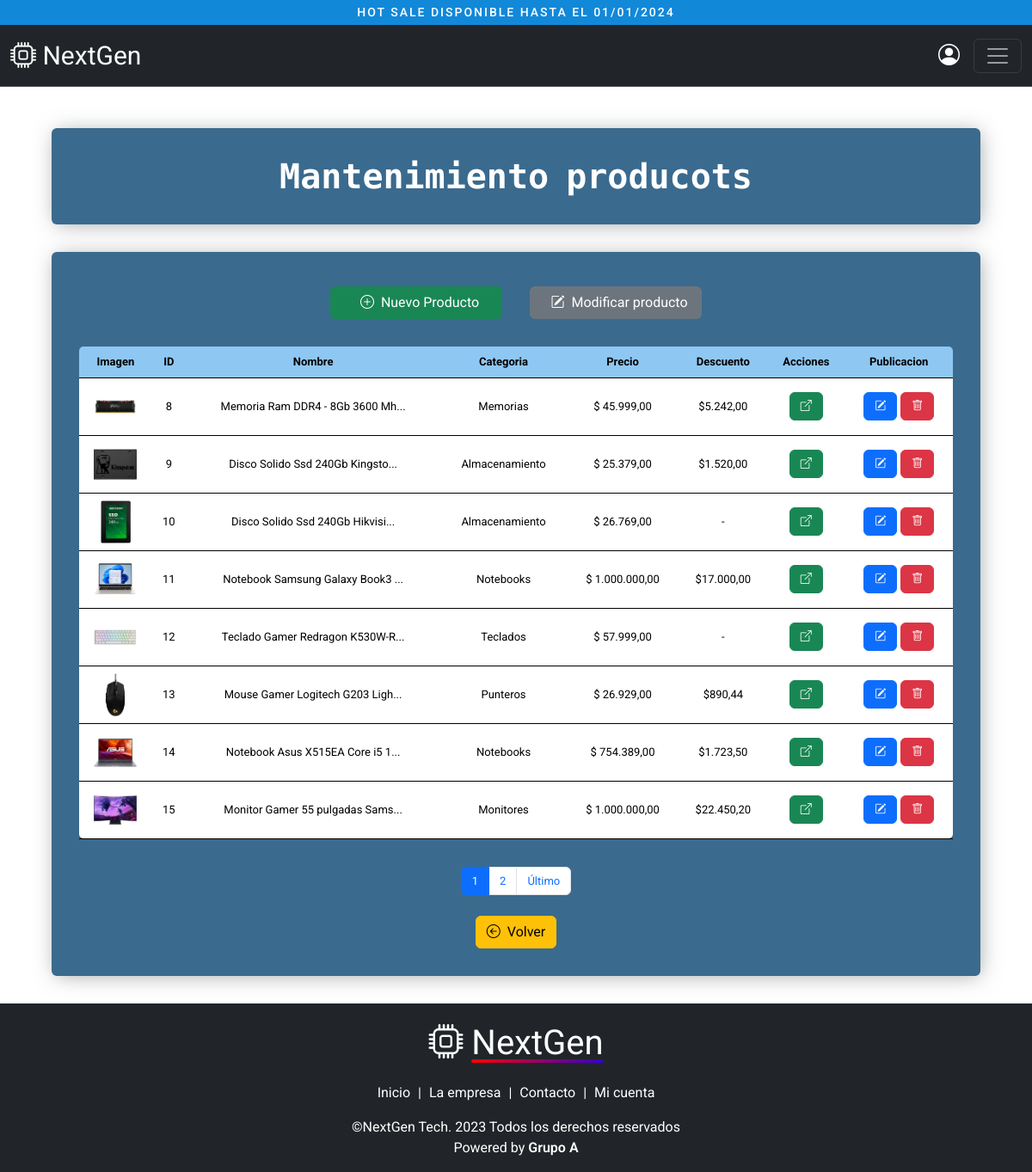
Screenshot of /proyecto/admin_ver_productos.php (signed in) with the database file from the repository.
### tables this page shows
CREATE TABLE `bannermensaje` (
  `id` int(11) NOT NULL,
  `mensajeMostrar` text NOT NULL,
  `indicador` tinyint(1) NOT NULL,
  `finalizacionMensaje` date DEFAULT NULL
);

CREATE TABLE `productos` (
  `id_producto` int(11) NOT NULL,
  `nombre_producto` text NOT NULL,
  `descripcion_producto` text NOT NULL,
  `categoria_producto` varchar(45) NOT NULL,
  `precio_producto` float(8,2) NOT NULL,
  `descuento_producto` float(8,2) NOT NULL,
  `nombre_archivo_producto` varchar(45) DEFAULT NULL,
  `producto_promo` tinyint(1) DEFAULT NULL,
  `formato_imagen` varchar(5) DEFAULT NULL
);

### proyecto/consultas/consultas_misc.php (called while the page is built, shortened)
<?php
function getMensajeBanner(PDO $conexion, $id)
{
    $consulta = $conexion->prepare('
    SELECT id, mensajeMostrar, indicador, finalizacionMensaje
    FROM bannermensaje
    WHERE id = :id
');
    $consulta->bindValue(':id', $id);
    $consulta->execute();
    $bannerMensaje = $consulta->fetch(PDO::FETCH_ASSOC);
    return $bannerMensaje;
}
?>

### proyecto/consultas/consultas_productos.php (called while the page is built, shortened)
<?php
function getProductos(PDO $conexion)
{
    $consulta = $conexion->prepare('
        SELECT id_producto, nombre_producto, descripcion_producto, categoria_producto, precio_producto, descuento_producto, nombre_archivo_producto,formato_imagen, producto_promo FROM productos
    ');
    $consulta->execute();
    $productos = $consulta->fetchAll(PDO::FETCH_ASSOC);
    return $productos;
}
?>

### proyecto/funciones/paginacion.php (called while the page is built)
<?php
function paginacion($lista, $pagina_actual, $cantidad_por_pagina)
{
    $desde = ($pagina_actual - 1) * $cantidad_por_pagina;
    return array_splice($lista, $desde, $cantidad_por_pagina);
}
function paginador_enlaces($cantidad, $pagina_actual, $cantidad_por_pagina)
{
    $cantidad_paginas = ceil($cantidad / $cantidad_por_pagina);
    $resultado = array(
        'cantidad' => $cantidad_paginas,
        'actual' => $pagina_actual,
        'anterior' => ($pagina_actual > 1) ? ($pagina_actual - 1) : null,
        'siguiente' => ($pagina_actual < $cantidad_paginas) ? ($pagina_actual + 1) : null,
        'primero' => ($pagina_actual > 1) ? 1 : null,
        'ultimo' => ($pagina_actual < $cantidad_paginas) ? $cantidad_paginas : null
    );
    return $resultado;
}
?>

### proyecto/admin_ver_productos.php (the view, shortened to what this page needs)
<?php
require_once('_conexion.php');
require_once('consultas/consultas_productos.php');
require_once('funciones/paginacion.php');
$productos = getProductos($conexion);
$substrNombreProducto = 30;
$cantidad = count($productos);
$pagina_actual = $_GET['pag'] ?? 1;
$cantidad_por_pagina = 8;
$paginado_enlaces = paginador_enlaces($cantidad, $pagina_actual, $cantidad_por_pagina);
$productos = paginacion($productos, $pagina_actual, $cantidad_por_pagina);
?>
<!DOCTYPE html>
<html lang="en">
<head>
    <?php require('layout/_headers.php') ?>
</head>
<body>
    <?php require('layout/_navbar.php') ?>
    <div class="contentCustomized animate__animated animate__backInRight">
        <div class="container containerCustomized mt-5">
            <h1>Mantenimiento producots</h1>
        </div>
        <div class="container containerCustomized mt-3">
            <div class="menu-producto-admin" id="listado-productos">
                <a href="<?php echo BASE_URL ?>admin_guardar_producto.php" class="btn btn-success mt-2"><i
                        class="bi bi-plus-circle mx-2"></i>Nuevo Producto</a>
                <a href="#listado-productos" class="btn btn-secondary mt-2"><i
                        class="bi bi-pencil-square mx-2"></i>Modificar producto</a>
            </div>
            <div class="admin-container-table mb-3">
                <table class="table table-ver-productos">
                    <thead>
                        <tr>
                            <th class="text-center first" scope="col">Imagen</th>
                            <th class="text-center" scope="col">ID</th>
                            <th class="text-center" scope="col">Nombre</th>
                            <th class="text-center" scope="col">Categoria</th>
                            <th class="text-center" scope="col">Precio</th>
                            <th class="text-center" scope="col">Descuento</th>
                            <th class="text-center" scope="col">Acciones</th>
                            <th class="text-center last" scope="col">Publicacion</th>
                        </tr>
                    </thead>
                    <tbody>
                        <?php foreach ($productos as $prod): ?>
                            <tr>
                                <td class="text-center">
                                    <img class="img-view"
                                        src="img/<?php echo ($prod['nombre_archivo_producto'] == NULL) ? "error-image.jpg" : $prod['nombre_archivo_producto'] . '.' . $prod['formato_imagen']; ?>"
                                        alt="<?php echo ($prod['nombre_archivo_producto'] == NULL) ? "Producto sin imagen para " . $prod['nombre_producto'] : $prod['nombre_producto'] ?>">
                                </td>
                                <td class="text-center">
                                    <?php echo $prod['id_producto'] ?>
                                </td>
                                <td class="text-center producto-nombre">
                                    <?php echo substr($prod['nombre_producto'], 0, $substrNombreProducto) . "..." ?>
                                </td>
                                <td class="text-center">
                                    <?php echo $prod['categoria_producto'] ?>
                                </td>
                                <td class="text-center">
                                    $
                                    <?php echo number_format($prod['precio_producto'], 2, ',', '.') ?>
                                </td>
                                <td class="text-center">
                                    <?php echo ($prod['descuento_producto'] != 0 ? "$" . number_format($prod['descuento_producto'], 2, ',', '.') : '-'); ?>
                                </td>
                                <td class="text-center">
                                    <a target="_blank"
                                        href="<?php echo BASE_URL ?>productoDetalle.php?id=<?php echo $prod['id_producto'] ?>"><button
                                            class="btn btn-success"><i class="bi bi-box-arrow-up-right"></i></button></a>
                                </td>
                                <td class="text-center">
                                    <div style="display:flex;justify-content: center;">
                                        <a href="<?php echo BASE_URL ?>admin_guardar_producto.php?id=<?php echo $prod['id_producto'] ?>"
                                            title="Editar Producto"> <button class="btn btn-primary"><i
                                                    class="bi bi-pencil-square"> </i> </button></a>
                                        <a class="btn-borrarRegistro ms-1" href="admin_eliminar_producto.php?id=<?php echo $prod['id_producto'] ?>"
                                            title="Eliminar producto"><button class="btn btn-danger"><i
                                                    class="bi bi-trash"></i></button></a>
                                    </div>
                                </td>
                            </tr>
                        <?php endforeach ?>
                    </tbody>
                </table>
            </div>
            <nav class="pagination-productos" aria-label="Page navigation example" data-bs-theme="light">
                <ul class="pagination justify-content-center">
                            <li class=" page-item active">
                            <span class="page-link">
                                <?php echo $paginado_enlaces['actual'] ?>
                            </span>
                    </li>
                    <?php if ($paginado_enlaces['siguiente']): ?>
                        <li class="page-item">
                            <a class="page-link" href="?pag=<?php echo $paginado_enlaces['siguiente'] ?>">
                                <?php echo $paginado_enlaces['siguiente'] ?>
                            </a>
                        </li>
                        <li class="page-item">
                            <a class="page-link" href="?pag=<?php echo $paginado_enlaces['ultimo'] ?>">
                                Último </a>
                        </li>
                    <?php endif ?>
                </ul>
            </nav>
            <a href="<?php echo BASE_URL ?>admin_index.php" class="btn btn-warning mt-2"><i
                    class="bi bi-arrow-left-circle me-2"></i>Volver</a>
        </div>
    </div>
    <?php require('layout/_footer.php') ?>
</body>
</html>

### proyecto/layout/_navbar.php (shortened to what this page needs)
<?php
require_once('_conexion.php');
require_once('consultas/consultas_misc.php');
$mensaje = getMensajeBanner($conexion, "1");
if ($mensaje['indicador'] == 1) {
    if ($mensaje['finalizacionMensaje'] >= date("Y-m-d")) {
        $mensajeBanner = '<p>' . $mensaje['mensajeMostrar'] . '</p>';
        $inlineStyle = '';
    } else {
        $mensajeBanner = "";
        $inlineStyle = "style=display:none!important";
    }
} else {
    $mensajeBanner = "";
    $inlineStyle = "style=display:none!important";
}
?>
<div id="top-bar" class="top-bar" <?php echo $inlineStyle ?>>
    <?php echo $mensajeBanner ?>
</div>
<nav class="navbar bg-dark border-bottom border-body" data-bs-theme="dark">
    <div class="container-fluid">
        <a class="navbar-brand" href="<?php echo BASE_URL ?>index.php">
            <span><i class="bi bi-cpu color-change-effect"></i></span>
            <span>NextGen</span>
        </a>
        <div class="burger-contaniner">
            <?php if (isset($_SESSION['usuario'])): ?>
                <a title="Mi cuenta" href="<?php echo BASE_URL ?>admin_index.php"><i class="bi bi-person-circle naviconuser"></i></a>
            <?php else: ?>
                <a title="Iniciar Sesion" href="<?php echo BASE_URL ?>iniciar_sesion.php"><i
                        class="bi bi-box-arrow-in-right naviconuser"></i></a>
            <?php endif ?>
            <button class="navbar-toggler" type="button" data-bs-toggle="offcanvas" data-bs-target="#offcanvasNavbar"
                aria-controls="offcanvasNavbar" aria-label="Toggle navigation">
                <span class="navbar-toggler-icon"></span>
            </button>
        </div>
    </div>
</nav>

### proyecto/css/estilos.css (style rules this page uses)
html { scroll-behavior: smooth; }
body { background-image: url("../img/assets/body-bg.jpg"); background-attachment: fixed; font-family: 'Roboto', sans-serif; overflow-x: hidden; }
h1, h2, h3, h4, h5, h6 { font-family: 'Sometype Mono', monospace; font-weight: 800; word-spacing: -4px; margin: 0; color: white; text-wrap: pretty; }
.navbar { position: sticky; top: 0; width: 100%; z-index: 9999; }
.top-bar { background-color: #1288d9; display: flex; flex-direction: row; flex-wrap: wrap; justify-content: center; }
.top-bar p { margin: 0; font-size: 14px; font-weight: 500; text-transform: uppercase; letter-spacing: 2px; color: white; margin: 4px 0; }
.navbar-brand { transition: ease 200ms all; font-size: 30px; }
.burger-contaniner { display: flex; align-items: center }
.burger-contaniner .naviconuser { font-size: 25px; color: white; transition: ease 300ms all; }
.burger-contaniner .navbar-toggler { margin-left: 1rem; transition: ease 300ms all; }
.contentCustomized { min-height: 75vh; }
.containerCustomized { max-width: 1200px; width: 90%; margin: 8rem auto 2rem auto; background-color: #2a5e85eb; border-radius: 6px; padding: 2rem; box-shadow: 2px 2px 25px -3px #848687c4; text-align: center; }
.containerCustomized h1, .containerCustomized h3, .containerCustomized h4 { color: white; text-align: center; }
.color-change-effect { animation: logoEffect 3s linear infinite; }
.admin-container-table { width: 100%; overflow-x: auto; }
.table-ver-productos { font-size: 13px; }
.pagination-productos a { font-size: 13px; }
.table-ver-productos .text-center { font-size: 13px; vertical-align: middle; }
.table-ver-productos .btn { font-size: 13px; }
.table-ver-productos th { background: #8fc7f3; }
.table-ver-productos .first { border-radius: 5px 0 0 0; }
.table-ver-productos .last { border-radius: 0 5px 0 0; }
.table-ver-productos tr { border: none; }
.table-ver-productos tr:last-child td:first-child { border-radius: 0 0 0 5px; }
.table-ver-productos tr:last-child td:last-child { border-radius: 0 0 5px 0; }
.img-view { width: 50px; height: 50px; display: block; object-fit: cover; margin: auto; }
.menu-producto-admin { display: flex; flex-wrap: wrap; justify-content: center; gap: 2rem; margin-bottom: 2rem; }
.menu-producto-admin a { width: 200px; }
.page-link { font-size: 13px; }

### rows the page displays
bannermensaje: mensajeMostrar "HOT SALE DISPONIBLE HASTA EL 01/01/2024"
productos: nombre_archivo_producto+formato_imagen (picture), id_producto "8", nombre_producto "Memoria Ram DDR4 - 8Gb 3600 Mh", categoria_producto "Memorias", precio_producto "45.999,00", descuento_producto "5.242,00"
productos: nombre_archivo_producto+formato_imagen (picture), id_producto "9", nombre_producto "Disco Solido Ssd 240Gb Kingsto", categoria_producto "Almacenamiento", precio_producto "25.379,00", descuento_producto "1.520,00"
productos: nombre_archivo_producto+formato_imagen (picture), id_producto "10", nombre_producto "Disco Solido Ssd 240Gb Hikvisi", categoria_producto "Almacenamiento", precio_producto "26.769,00"
productos: nombre_archivo_producto+formato_imagen (picture), id_producto "11", nombre_producto "Notebook Samsung Galaxy Book3", categoria_producto "Notebooks", precio_producto "1.000.000,00", descuento_producto "17.000,00"
productos: nombre_archivo_producto+formato_imagen (picture), id_producto "12", nombre_producto "Teclado Gamer Redragon K530W-R", categoria_producto "Teclados", precio_producto "57.999,00"
productos: nombre_archivo_producto+formato_imagen (picture), id_producto "13", nombre_producto "Mouse Gamer Logitech G203 Ligh", categoria_producto "Punteros", precio_producto "26.929,00", descuento_producto "890,44"
productos: nombre_archivo_producto+formato_imagen (picture), id_producto "14", nombre_producto "Notebook Asus X515EA Core i5 1", categoria_producto "Notebooks", precio_producto "754.389,00", descuento_producto "1.723,50"
productos: nombre_archivo_producto+formato_imagen (picture), id_producto "15", nombre_producto "Monitor Gamer 55 pulgadas Sams", categoria_producto "Monitores", precio_producto "1.000.000,00", descuento_producto "22.450,20"

### other values shown
$paginado_enlaces['actual'] "1"
$paginado_enlaces['siguiente'] "2"
